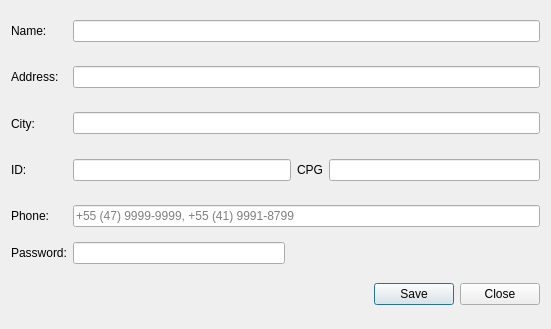
<?xml version="1.0" encoding="UTF-8"?>
<ui version="4.0">
 <class>Employee_Add</class>
 <widget class="QDialog" name="Employee_Add">
  <property name="geometry">
   <rect>
    <x>0</x>
    <y>0</y>
    <width>551</width>
    <height>329</height>
   </rect>
  </property>
  <property name="windowTitle">
   <string>Dialog</string>
  </property>
  <property name="windowIcon">
   <iconset resource="images/images.qrc">
    <normaloff>:/emoticons/service.png</normaloff>:/emoticons/service.png</iconset>
  </property>
  <layout class="QGridLayout" name="gridLayout">
   <item row="3" column="3">
    <widget class="QLabel" name="label_CPF">
     <property name="sizePolicy">
      <sizepolicy hsizetype="Preferred" vsizetype="Expanding">
       <horstretch>0</horstretch>
       <verstretch>0</verstretch>
      </sizepolicy>
     </property>
     <property name="text">
      <string>CPG</string>
     </property>
    </widget>
   </item>
   <item row="3" column="0">
    <widget class="QLabel" name="label_Personal_ID">
     <property name="sizePolicy">
      <sizepolicy hsizetype="Preferred" vsizetype="Expanding">
       <horstretch>0</horstretch>
       <verstretch>0</verstretch>
      </sizepolicy>
     </property>
     <property name="text">
      <string>ID:</string>
     </property>
    </widget>
   </item>
   <item row="1" column="0">
    <widget class="QLabel" name="label_Address">
     <property name="sizePolicy">
      <sizepolicy hsizetype="Preferred" vsizetype="Expanding">
       <horstretch>0</horstretch>
       <verstretch>0</verstretch>
      </sizepolicy>
     </property>
     <property name="text">
      <string>Address:</string>
     </property>
    </widget>
   </item>
   <item row="3" column="1" colspan="2">
    <widget class="QLineEdit" name="line_Personal_ID">
     <property name="text">
      <string/>
     </property>
     <property name="maxLength">
      <number>15</number>
     </property>
    </widget>
   </item>
   <item row="0" column="1" colspan="4">
    <widget class="QLineEdit" name="line_Name">
     <property name="text">
      <string/>
     </property>
     <property name="maxLength">
      <number>40</number>
     </property>
     <property name="placeholderText">
      <string/>
     </property>
    </widget>
   </item>
   <item row="4" column="0">
    <widget class="QLabel" name="label_Phone">
     <property name="sizePolicy">
      <sizepolicy hsizetype="Preferred" vsizetype="Expanding">
       <horstretch>0</horstretch>
       <verstretch>0</verstretch>
      </sizepolicy>
     </property>
     <property name="text">
      <string>Phone:</string>
     </property>
    </widget>
   </item>
   <item row="7" column="0">
    <widget class="QLabel" name="lbl_Emoticon">
     <property name="sizePolicy">
      <sizepolicy hsizetype="Preferred" vsizetype="Expanding">
       <horstretch>0</horstretch>
       <verstretch>0</verstretch>
      </sizepolicy>
     </property>
     <property name="minimumSize">
      <size>
       <width>48</width>
       <height>48</height>
      </size>
     </property>
     <property name="maximumSize">
      <size>
       <width>48</width>
       <height>48</height>
      </size>
     </property>
     <property name="text">
      <string/>
     </property>
     <property name="pixmap">
      <pixmap resource="images/images.qrc">:/emoticons/face-laugh.png</pixmap>
     </property>
    </widget>
   </item>
   <item row="0" column="0">
    <widget class="QLabel" name="label_Name">
     <property name="sizePolicy">
      <sizepolicy hsizetype="Preferred" vsizetype="Expanding">
       <horstretch>0</horstretch>
       <verstretch>0</verstretch>
      </sizepolicy>
     </property>
     <property name="text">
      <string>Name:</string>
     </property>
    </widget>
   </item>
   <item row="2" column="1" colspan="4">
    <widget class="QLineEdit" name="line_City">
     <property name="text">
      <string/>
     </property>
     <property name="maxLength">
      <number>30</number>
     </property>
    </widget>
   </item>
   <item row="4" column="1" colspan="4">
    <widget class="QLineEdit" name="line_Phone">
     <property name="text">
      <string/>
     </property>
     <property name="maxLength">
      <number>40</number>
     </property>
     <property name="placeholderText">
      <string>+55 (47) 9999-9999, +55 (41) 9991-8799</string>
     </property>
    </widget>
   </item>
   <item row="1" column="1" colspan="4">
    <widget class="QLineEdit" name="line_Address">
     <property name="text">
      <string/>
     </property>
     <property name="maxLength">
      <number>50</number>
     </property>
     <property name="placeholderText">
      <string/>
     </property>
    </widget>
   </item>
   <item row="3" column="4">
    <widget class="QLineEdit" name="line_CPG">
     <property name="text">
      <string/>
     </property>
     <property name="maxLength">
      <number>20</number>
     </property>
    </widget>
   </item>
   <item row="2" column="0">
    <widget class="QLabel" name="label_City">
     <property name="sizePolicy">
      <sizepolicy hsizetype="Preferred" vsizetype="Expanding">
       <horstretch>0</horstretch>
       <verstretch>0</verstretch>
      </sizepolicy>
     </property>
     <property name="text">
      <string>City:</string>
     </property>
    </widget>
   </item>
   <item row="7" column="4">
    <widget class="QDialogButtonBox" name="btn_Add_Client">
     <property name="sizePolicy">
      <sizepolicy hsizetype="Expanding" vsizetype="Expanding">
       <horstretch>0</horstretch>
       <verstretch>0</verstretch>
      </sizepolicy>
     </property>
     <property name="standardButtons">
      <set>QDialogButtonBox::Close|QDialogButtonBox::Save</set>
     </property>
    </widget>
   </item>
   <item row="5" column="1">
    <widget class="QLineEdit" name="line_Password"/>
   </item>
   <item row="5" column="0">
    <widget class="QLabel" name="label_Password">
     <property name="text">
      <string>Password:</string>
     </property>
    </widget>
   </item>
  </layout>
 </widget>
 <tabstops>
  <tabstop>line_Name</tabstop>
  <tabstop>line_Address</tabstop>
  <tabstop>line_City</tabstop>
  <tabstop>line_Personal_ID</tabstop>
  <tabstop>line_CPG</tabstop>
  <tabstop>line_Phone</tabstop>
  <tabstop>line_Password</tabstop>
 </tabstops>
 <resources>
  <include location="images/images.qrc"/>
 </resources>
 <connections/>
</ui>
